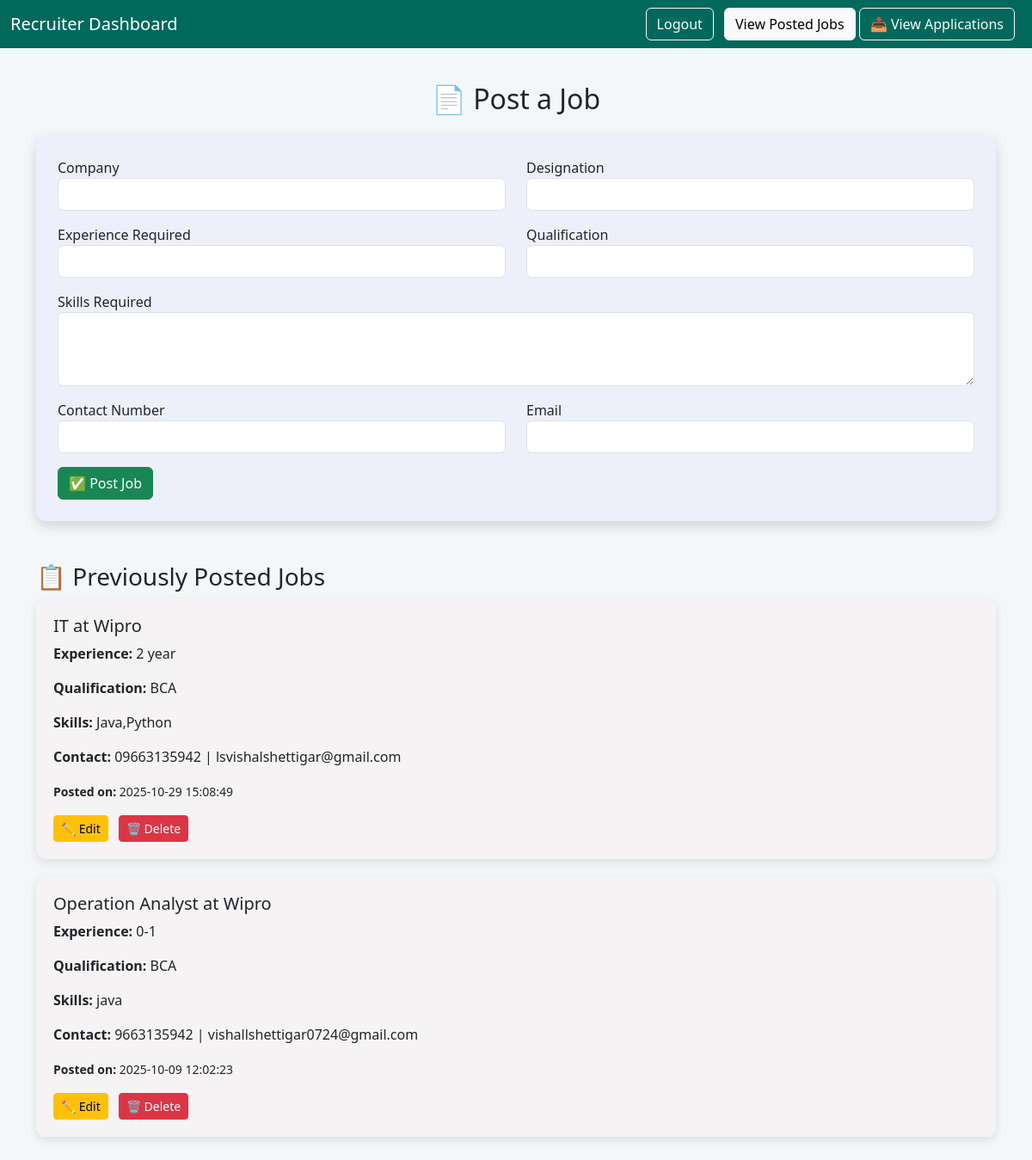
Screenshot of /job-postings (signed in) with the database file from the repository.
### tables this page shows
CREATE TABLE job (
            id INTEGER PRIMARY KEY AUTOINCREMENT,
            recruiter_id INTEGER,
            company TEXT NOT NULL,
            designation TEXT NOT NULL,
            experience_required TEXT,
            qualification TEXT,
            skills_required TEXT,
            contact_number TEXT,
            email TEXT,
            posted_at TEXT DEFAULT CURRENT_TIMESTAMP
        );

### app.py (the view, shortened to what this page needs)
@app.route('/job-postings', methods=['GET', 'POST'])
def job_postings():
    if 'recruiter_id' not in session:
        return redirect('/recruiter-login')
    recruiter_id = session['recruiter_id']
    conn = get_db_connection()
    cursor = conn.cursor()
    cursor.execute("SELECT * FROM job WHERE recruiter_id = ? ORDER BY posted_at DESC", (recruiter_id,))
    jobs = cursor.fetchall()
    conn.close()
    return render_template("job_postings.html", jobs=jobs, job_data=None)

### app.py (called while the page is built)
def get_db_connection():
    conn = sqlite3.connect('career_counselor.db')
    conn.row_factory = sqlite3.Row
    return conn

### templates/job_postings.html (shortened to what this page needs)
<!DOCTYPE html>
<html lang="en">
<head>
  <link href="https://cdn.jsdelivr.net/npm/bootstrap@5.3.0/dist/css/bootstrap.min.css" rel="stylesheet">
  <link rel="stylesheet" href="https://cdnjs.cloudflare.com/ajax/libs/animate.css/4.1.1/animate.min.css"/>
</head>
<body>
<nav class="navbar navbar-expand-lg navbar-custom mb-4">
  <div class="container-fluid">
    <a class="navbar-brand" href="#">Recruiter Dashboard</a>
    <div class="ms-auto">
      <a href="{{ url_for('logout1') }}" class="btn btn-outline-light me-2">Logout</a>
      <a href="#jobList" class="btn btn-light">View Posted Jobs</a>
      <a href="/view-applications" class="btn btn-outline-light me-2">📥 View Applications</a>
    </div>
  </div>
</nav>
<div class="container py-3">
  <h2 class="mb-4 text-center">📄 Post a Job</h2>
  <div class="job-form">
    <form method="POST">
      <div class="row mb-3">
        <div class="col-md-6">
          <label>Company</label>
          <input type="text" class="form-control" name="company" value="{{ job_data.company if job_data }}" required>
        </div>
        <div class="col-md-6">
          <label>Designation</label>
          <input type="text" class="form-control" name="designation" value="{{ job_data.designation if job_data }}" required>
        </div>
      </div>
      <div class="row mb-3">
        <div class="col-md-6">
          <label>Experience Required</label>
          <input type="text" class="form-control" name="experience_required" value="{{ job_data.experience_required if job_data }}">
        </div>
        <div class="col-md-6">
          <label>Qualification</label>
          <input type="text" class="form-control" name="qualification" value="{{ job_data.qualification if job_data }}">
        </div>
      </div>
      <div class="mb-3">
        <label>Skills Required</label>
        <textarea class="form-control" name="skills_required" rows="3">{{ job_data.skills_required if job_data }}</textarea>
      </div>
      <div class="row mb-3">
        <div class="col-md-6">
          <label>Contact Number</label>
          <input type="text" class="form-control" name="contact_number" required pattern="^[0-9]{10}$" value="{{ job_data.contact_number if job_data }}">
        </div>
        <div class="col-md-6">
          <label>Email</label>
          <input type="email" class="form-control" name="email" value="{{ job_data.email if job_data }}">
        </div>
      </div>
      <button type="submit" class="btn btn-success">{{ 'Update Job' if job_data else '✅ Post Job' }}</button>
    </form>
  </div>
  <h3 id="jobList" class="mt-5">📋 Previously Posted Jobs</h3>
  {% if jobs %}
    {% for job in jobs %}
    <div class="job-card">
      <h5>{{ job['designation'] }} at {{ job['company'] }}</h5>
      <p><strong>Experience:</strong> {{ job['experience_required'] }}</p>
      <p><strong>Qualification:</strong> {{ job['qualification'] }}</p>
      <p><strong>Skills:</strong> {{ job['skills_required'] }}</p>
      <p><strong>Contact:</strong> {{ job['contact_number'] }} | {{ job['email'] }}</p>
      <small><strong>Posted on:</strong> {{ job['posted_at'] }}</small>
      <div class="mt-3">
        <a href="{{ url_for('edit_job', job_id=job['id']) }}" class="btn btn-warning btn-sm me-2">✏️ Edit</a>
        <a href="{{ url_for('delete_job', job_id=job['id']) }}" class="btn btn-danger btn-sm" onclick="return confirm('Are you sure you want to delete this job?')">🗑 Delete</a>
      </div>
    </div>
    {% endfor %}
  {% else %}
    <p class="text-muted">No job postings yet.</p>
  {% endif %}
</div>
</body>
</html>

### templates/job_postings.html (style rules this page uses)
body { background: #f4f7fa; }
.navbar-custom { background-color: #00695c; }
.navbar-custom .navbar-brand, .navbar-custom .nav-link { color: rgb(255, 255, 255); }
.job-card { background-color: #fbe2e23a; border-radius: 12px; padding: 20px; margin-bottom: 20px; box-shadow: 0 4px 12px rgba(0,0,0,0.1); }
.job-form { background: #d4d8fb3f; padding: 25px; border-radius: 12px; box-shadow: 0 5px 15px rgba(0,0,0,0.15); margin-bottom: 40px; }

### rows the page displays
job: designation "IT", company "Wipro", experience_required "2 year", qualification "BCA", skills_required "Java,Python", contact_number "09663135942", email "lsvishalshettigar@gmail.com", posted_at "2025-10-29 15:08:49"
job: designation "Operation Analyst", company "Wipro", experience_required "0-1", qualification "BCA", skills_required "java", contact_number "9663135942", email "vishallshettigar0724@gmail.com", posted_at "2025-10-09 12:02:23"

### other values shown
{{ 'Update Job' if job_data else '✅ Post Job' }} "✅ Post Job"
